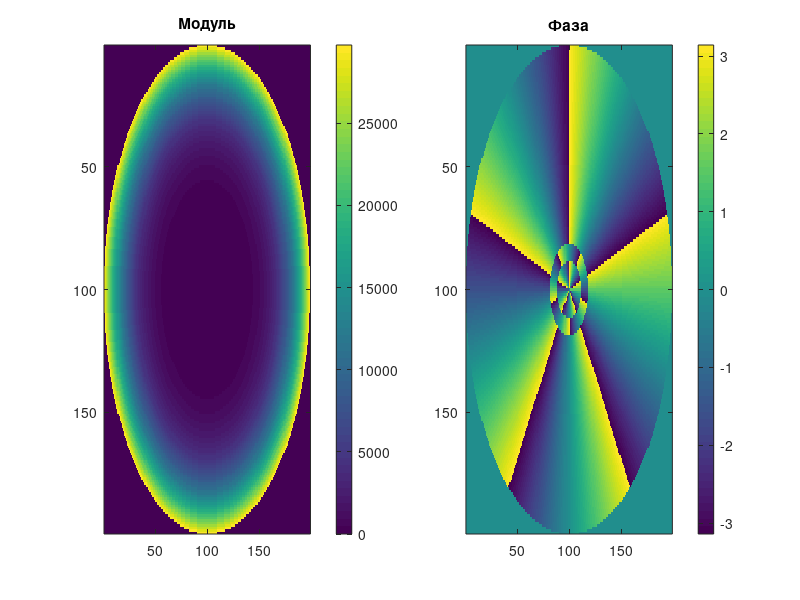

Source code (MATLAB):
m = 5  
R = 5
n = 100

function result = f(r)
	R_1_5 = 10*r.^5 - 12*r.^3 + 3*r;
	% Z_1_5 = R_1_5 .* exp(-1i * phi);
	result = R_1_5;
  end

% Создание сетки значений r
r = linspace(0, R, n);

% Вычисление значений функции
f_values = f(r);

a = zeros(2*n - 1);

for j = 1:(2*n - 1)
    for k = 1:(2*n - 1)
        alpha = int64(sqrt((j - n)^2 + (k - n)^2)) + 1;
        if alpha <= n
            a(j, k) = f_values(alpha) * exp(1i * m * atan2(k - n, j - n));
        else
            a(j, k) = 0; % или другое значение по умолчанию
        end
    end
end

% Вычисление модуля и фазы
magnitude = abs(a);
phase = angle(a);

% Построение графиков
figure;
subplot(1, 2, 1);
imagesc(magnitude);
title('Модуль');
colorbar;

subplot(1, 2, 2);
imagesc(phase);
title('Фаза');
colorbar;